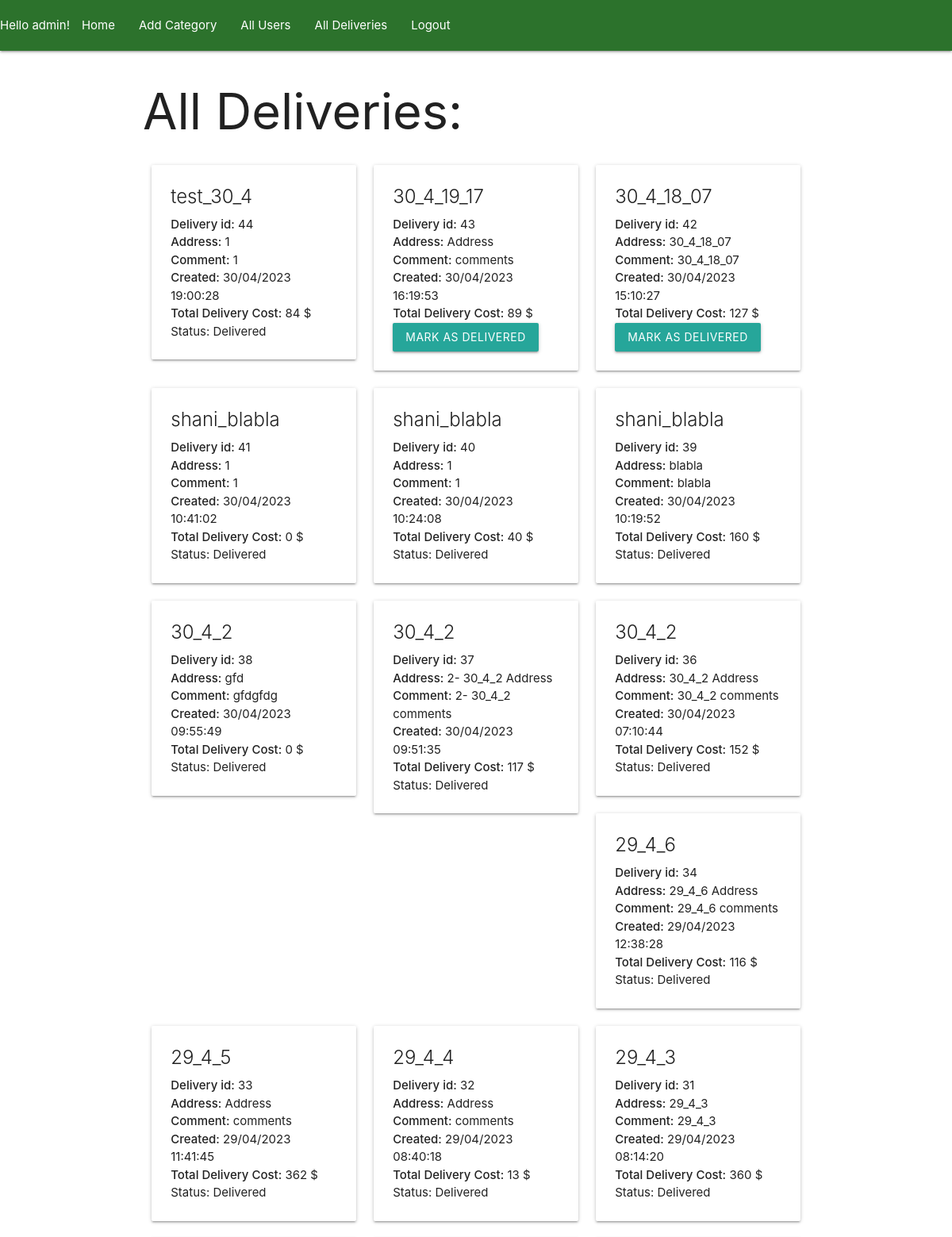
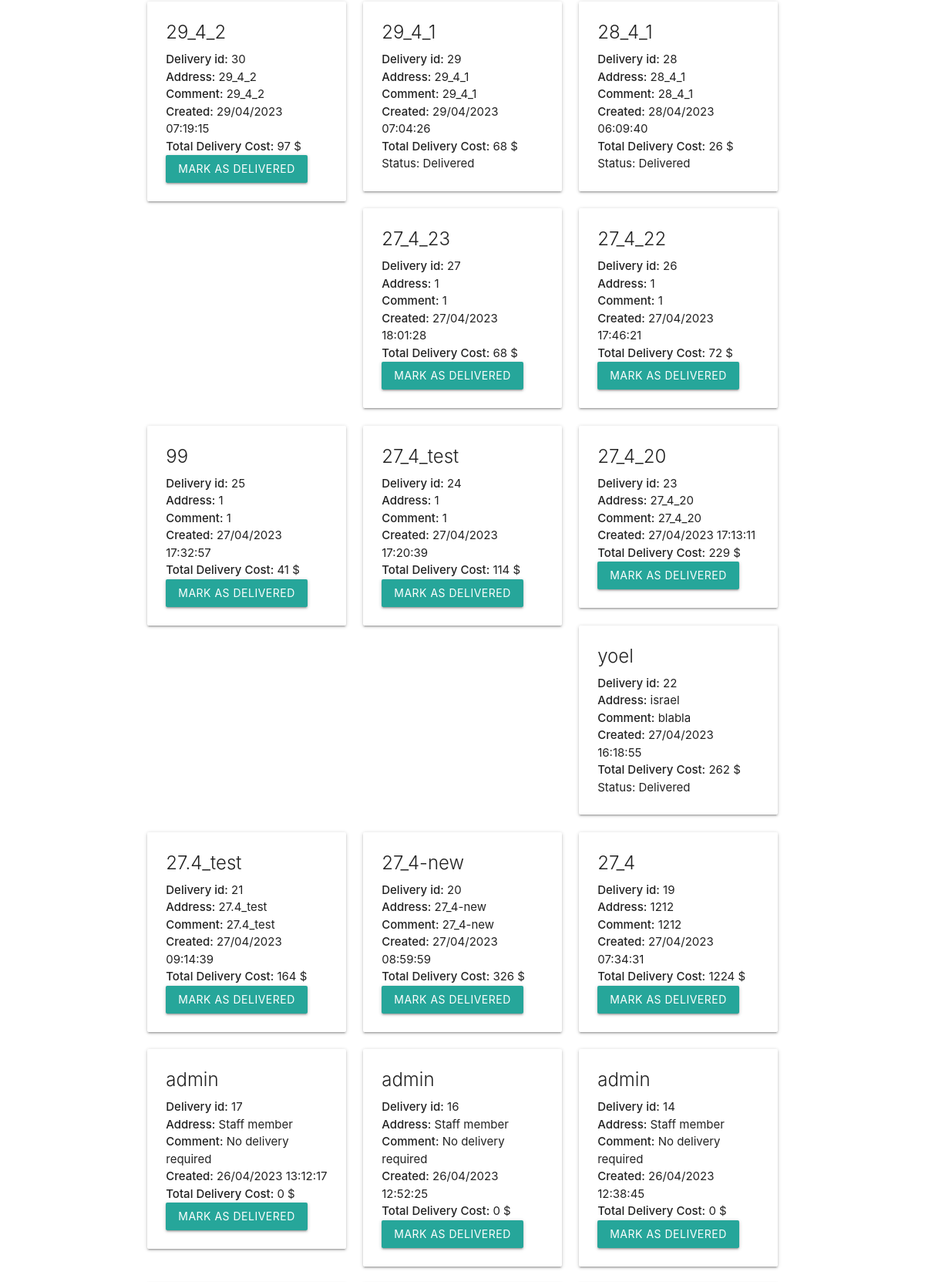
Screenshot of /all_deliveries/ (signed in, upper part) with the database file from the repository (2 pictures, top to bottom).
### orders/models.py (models this page shows)
class User(AbstractUser):
    def __str__(self):
        return self.username

class Delivery(models.Model):
    cart = models.OneToOneField(Cart, on_delete=models.CASCADE, primary_key=True)
    is_delivered = models.BooleanField(default=False)
    address = models.CharField(max_length=200, blank=False)
    comment = models.TextField(blank=True)
    created = models.DateTimeField(auto_now_add=True)

class Cart(models.Model):
    user = models.ForeignKey(User, on_delete=models.CASCADE, null=True, blank=True)

### manager/views.py (the view)
# urls.py: path('all_deliveries/', views.all_deliveries, name='all_deliveries'),
@staff_member_required(login_url="all_categories")
def all_deliveries(request):
    if request.method == 'POST':
        delivery = Delivery.objects.get(cart_id=request.POST['id'])
        delivery.is_delivered = True
        delivery.save()
        messages.success(request, f'Delivery #{delivery.cart_id} marked as delivered.')
        return redirect(reverse('all_deliveries'))
    all_deliveries = Delivery.objects.all()
    for delivery in all_deliveries:
        total = calculate_total(delivery.cart.item_set.all())
        delivery.total = total
    return render(request, 'manager/all_deliveries.html', {"all_deliveries": all_deliveries, "total": total})

### orders/views.py (called while the page is built)
def calculate_total(items):
    total = sum((item.amount * item.dish.price) for item in items)
    return total

### manager/templates/manager/all_deliveries.html (shortened to what this page needs)
{% extends 'base.html' %}
{% block content %}
  <h1>All Deliveries:</h1>
      <div class="row">
        {% for delivery in all_deliveries|slice:"::-1" %}
          <div class="col s12 m6 l4">
            <div class="card">
              <div class="card-content">
                <span class="card-title">{{ delivery.cart.user.username }}</span>
                <p><strong>Delivery id:</strong> {{ delivery.cart_id }}</p>
                <p><strong>Address:</strong> {{ delivery.address }}</p>
                <p><strong>Comment:</strong> {{ delivery.comment }}</p>
                <p><strong>Created:</strong> {{ delivery.created|date:"d/m/Y H:i:s" }}</p>
                <p><strong>Total Delivery Cost:</strong> {{ delivery.total|default:0 }} $</p>
                <p>
                  {% if delivery.is_delivered %}
                    Status: Delivered
                  {% else %}
                    <form action="{% url 'all_deliveries' %}" method="POST">
                      <button type="submit" class="btn">Mark as Delivered</button>
                    </form>
                  {% endif %}
                </p>
              </div>
            </div>
          </div>
        {% endfor %}
      </div>
{% endblock content %}

### templates/nav.html
<nav style="background-color: rgb(44, 114, 44);">
    <div class="nav-wrapper">
      <ul>
        {% if user.is_authenticated %}
          <li>Hello {{user.username}}!</a></li>
          <li><a href="{% url 'all_categories'%}">Home</a></li>
          {% if user.is_staff %}
            <li><a href="{% url 'add_category' %}">Add Category</a></li>
            <li><a href="{% url 'all_users' %}">All Users</a></li>
            <li><a href="{% url 'all_deliveries' %}">All Deliveries</a></li>
          {% else %}
          <li><a href="{% url 'update_user' id=user.id %}">Update Your Details</a></li>
          <li><a href="{% url 'show_cart' %}">Your Current Cart</a></li>
          <li><a href="{% url 'order_history' %}">Previous Orders</a></li>
          {% endif %}
          <li><a class="right" href="{% url 'logout_user' %}">Logout</a></li>
        {% else %}
          <li><a href="{% url 'signup_user' %}">Sign Up</a></li>
          <li><a href="{% url 'login_user' %}">Login</a></li>
        {% endif %}
      </ul>
    </div>
  </nav>

### rows the page displays
User: username "admin"
Delivery: cart.user.username "test_30_4", cart_id "44", address "1", comment "1", created "30/04/2023 19:00:28", total "84", is_delivered "Status: Delivered"
Delivery: cart.user.username "30_4_19_17", cart_id "43", address "Address", comment "comments", created "30/04/2023 16:19:53", total "89"
Delivery: cart.user.username "30_4_18_07", cart_id "42", address "30_4_18_07", comment "30_4_18_07", created "30/04/2023 15:10:27", total "127"
Delivery: cart.user.username "shani_blabla", cart_id "41", address "1", comment "1", created "30/04/2023 10:41:02", total "0", is_delivered "Status: Delivered"
Delivery: cart.user.username "shani_blabla", cart_id "40", address "1", comment "1", created "30/04/2023 10:24:08", total "40", is_delivered "Status: Delivered"
Delivery: cart.user.username "shani_blabla", cart_id "39", address "blabla", comment "blabla", created "30/04/2023 10:19:52", total "160", is_delivered "Status: Delivered"
Delivery: cart.user.username "30_4_2", cart_id "38", address "gfd", comment "gfdgfdg", created "30/04/2023 09:55:49", total "0", is_delivered "Status: Delivered"
Delivery: cart.user.username "30_4_2", cart_id "37", address "2- 30_4_2 Address", comment "2- 30_4_2 comments", created "30/04/2023 09:51:35", total "117", is_delivered "Status: Delivered"
Delivery: cart.user.username "30_4_2", cart_id "36", address "30_4_2 Address", comment "30_4_2 comments", created "30/04/2023 07:10:44", total "152", is_delivered "Status: Delivered"
Delivery: cart.user.username "29_4_6", cart_id "34", address "29_4_6 Address", comment "29_4_6 comments", created "29/04/2023 12:38:28", total "116", is_delivered "Status: Delivered"
Delivery: cart.user.username "29_4_5", cart_id "33", address "Address", comment "comments", created "29/04/2023 11:41:45", total "362", is_delivered "Status: Delivered"
Delivery: cart.user.username "29_4_4", cart_id "32", address "Address", comment "comments", created "29/04/2023 08:40:18", total "13", is_delivered "Status: Delivered"
Delivery: cart.user.username "29_4_3", cart_id "31", address "29_4_3", comment "29_4_3", created "29/04/2023 08:14:20", total "360", is_delivered "Status: Delivered"
Delivery: cart.user.username "29_4_2", cart_id "30", address "29_4_2", comment "29_4_2", created "29/04/2023 07:19:15", total "97"
Delivery: cart.user.username "29_4_1", cart_id "29", address "29_4_1", comment "29_4_1", created "29/04/2023 07:04:26", total "68", is_delivered "Status: Delivered"
Delivery: cart.user.username "28_4_1", cart_id "28", address "28_4_1", comment "28_4_1", created "28/04/2023 06:09:40", total "26", is_delivered "Status: Delivered"
Delivery: cart.user.username "27_4_23", cart_id "27", address "1", comment "1", created "27/04/2023 18:01:28", total "68"
Delivery: cart.user.username "27_4_22", cart_id "26", address "1", comment "1", created "27/04/2023 17:46:21", total "72"
Delivery: cart.user.username "99", cart_id "25", address "1", comment "1", created "27/04/2023 17:32:57", total "41"
Delivery: cart.user.username "27_4_test", cart_id "24", address "1", comment "1", created "27/04/2023 17:20:39", total "114"
Delivery: cart.user.username "27_4_20", cart_id "23", address "27_4_20", comment "27_4_20", created "27/04/2023 17:13:11", total "229"
Delivery: cart.user.username "yoel", cart_id "22", address "israel", comment "blabla", created "27/04/2023 16:18:55", total "262", is_delivered "Status: Delivered"
Delivery: cart.user.username "27.4_test", cart_id "21", address "27.4_test", comment "27.4_test", created "27/04/2023 09:14:39", total "164"
Delivery: cart.user.username "27_4-new", cart_id "20", address "27_4-new", comment "27_4-new", created "27/04/2023 08:59:59", total "326"
Delivery: cart.user.username "27_4", cart_id "19", address "1212", comment "1212", created "27/04/2023 07:34:31", total "1224"
Delivery: cart.user.username "admin", cart_id "17", address "Staff member", comment "No delivery required", created "26/04/2023 13:12:17", total "0"
Delivery: cart.user.username "admin", cart_id "16", address "Staff member", comment "No delivery required", created "26/04/2023 12:52:25", total "0"
Delivery: cart.user.username "admin", cart_id "14", address "Staff member", comment "No delivery required", created "26/04/2023 12:38:45", total "0"
